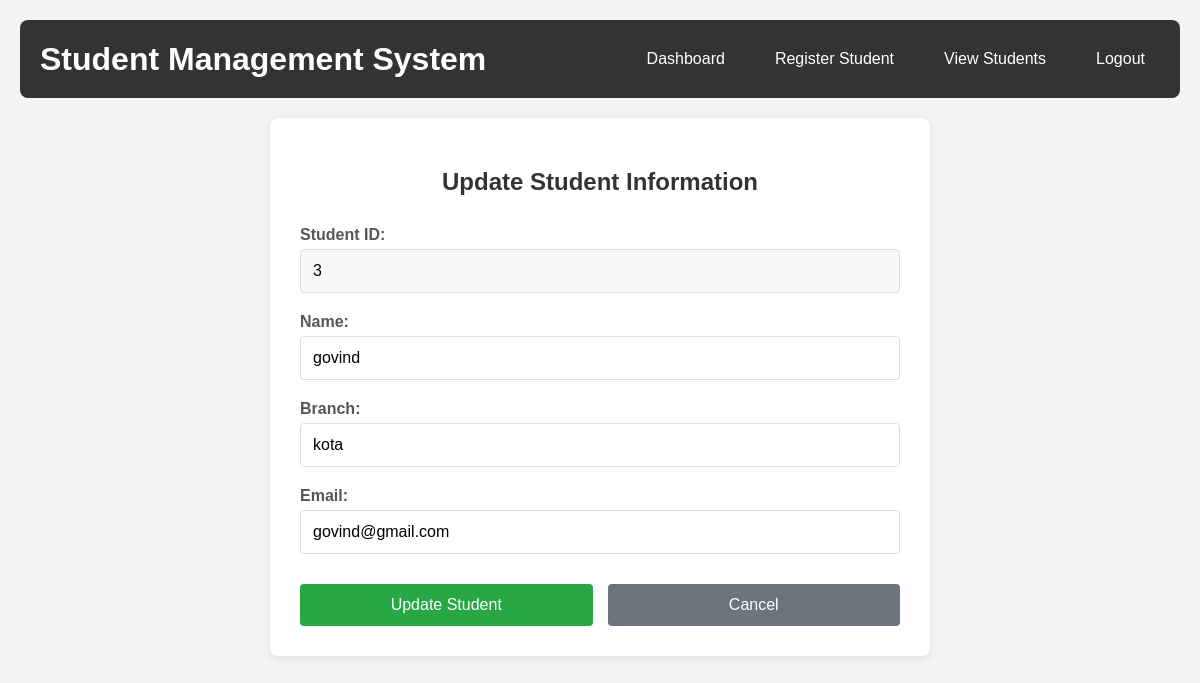
Screenshot of /updatestudent/3/ with the database file from the repository.
### app1/models.py (models this page shows, shortened)
class app1_Student(models.Model):
    name=models.CharField(max_length=100)
    branch = models.CharField(max_length=100)
    email = models.CharField(max_length=100)

### app1/views.py (the view)
# urls.py: path('updatestudent/<int:id>/', updatestudent, name='updatestudent'),
def updatestudent(request, id):
    student = app1_Student.objects.get(id=id)
    if request.method == 'POST':
        student.name = request.POST['T1']
        student.branch = request.POST['T2']
        student.email = request.POST['T3']
        student.save()
        return redirect('showstudent')
    return render(request, 'updatestudent.html', {'student': student})

### app1/templates/updatestudent.html (shortened to what this page needs)
<!DOCTYPE html>
<html lang="en">
<head>
</head>
<body>
    <div class="header">
        <h1>Student Management System</h1>
        <div class="nav-links">
            <a href="{% url 'dashboard' %}">Dashboard</a>
            <a href="{% url 'StudentReg' %}">Register Student</a>
            <a href="{% url 'showstudent' %}">View Students</a>
            <a href="{% url 'logout' %}">Logout</a>
        </div>
    </div>
    <div class="container">
        <h2>Update Student Information</h2>
        <form method="post" action="">
            <div class="form-row">
                <label for="T1">Student ID:</label>
                <input type="text" id="id" name="id" value="{{ student.id }}" readonly />
            </div>
            <div class="form-row">
                <label for="T1">Name:</label>
                <input type="text" id="T1" name="T1" value="{{ student.name }}" required />
            </div>
            <div class="form-row">
                <label for="T2">Branch:</label>
                <input type="text" id="T2" name="T2" value="{{ student.branch }}" required />
            </div>
            <div class="form-row">
                <label for="T3">Email:</label>
                <input type="email" id="T3" name="T3" value="{{ student.email }}" required />
            </div>
            <div class="button-group">
                <button type="submit" class="btn btn-success">Update Student</button>
                <a href="{% url 'showstudent' %}" class="btn btn-secondary">Cancel</a>
            </div>
        </form>
    </div>
</body>
</html>

### app1/templates/updatestudent.html (style rules this page uses)
body { font-family: Arial, sans-serif; background-color: #f4f4f4; margin: 0; padding: 20px; }
.header { background-color: #333; color: white; padding: 20px; display: flex; justify-content: space-between; align-items: center; margin-bottom: 20px; border-radius: 8px; }
.header h1 { margin: 0; }
.nav-links { display: flex; gap: 20px; }
.nav-links a { color: white; text-decoration: none; padding: 10px 15px; border-radius: 4px; transition: background-color 0.3s; }
.container { max-width: 600px; margin: 0 auto; background-color: white; padding: 30px; border-radius: 8px; box-shadow: 0 2px 10px rgba(0, 0, 0, 0.1); }
h2 { text-align: center; color: #333; margin-bottom: 30px; }
.form-row { margin-bottom: 20px; }
.form-row label { display: block; margin-bottom: 5px; color: #555; font-weight: bold; }
.form-row input { width: 100%; padding: 12px; border: 1px solid #ddd; border-radius: 4px; font-size: 16px; box-sizing: border-box; }
.form-row input[readonly] { background-color: #f8f9fa; cursor: not-allowed; }
.button-group { display: flex; gap: 15px; margin-top: 30px; }
.btn { padding: 12px 24px; border: none; border-radius: 4px; font-size: 16px; cursor: pointer; text-decoration: none; display: inline-block; transition: background-color 0.3s; flex: 1; text-align: center; }
.btn-secondary { background-color: #6c757d; color: white; }
.btn-success { background-color: #28a745; color: white; }

### rows the page displays
app1_Student: id "3", T1 "govind", T2 "kota", T3 "govind@gmail.com"
